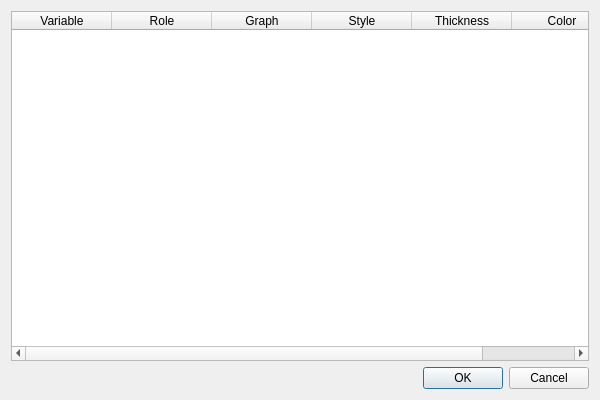
<?xml version="1.0" encoding="UTF-8"?>
<ui version="4.0">
 <class>PlotConfigDialog</class>
 <widget class="QDialog" name="PlotConfigDialog">
  <property name="geometry">
   <rect>
    <x>0</x>
    <y>0</y>
    <width>600</width>
    <height>400</height>
   </rect>
  </property>
  <property name="windowTitle">
   <string>Plot Configuration</string>
  </property>
  <layout class="QVBoxLayout" name="verticalLayout">
   <item>
    <widget class="QTableWidget" name="plotConfigTableWidget">
     <column>
      <property name="text">
       <string>Variable</string>
      </property>
     </column>
     <column>
      <property name="text">
       <string>Role</string>
      </property>
     </column>
     <column>
      <property name="text">
       <string>Graph</string>
      </property>
     </column>
     <column>
      <property name="text">
       <string>Style</string>
      </property>
     </column>
     <column>
      <property name="text">
       <string>Thickness</string>
      </property>
     </column>
     <column>
      <property name="text">
       <string>Color</string>
      </property>
     </column>
    </widget>
   </item>
   <item>
    <widget class="QDialogButtonBox" name="buttonBox">
     <property name="orientation">
      <enum>Qt::Horizontal</enum>
     </property>
     <property name="standardButtons">
      <set>QDialogButtonBox::Cancel|QDialogButtonBox::Ok</set>
     </property>
    </widget>
   </item>
  </layout>
 </widget>
 <resources/>
 <connections>
  <connection>
   <sender>buttonBox</sender>
   <signal>accepted()</signal>
   <receiver>PlotConfigDialog</receiver>
   <slot>accept()</slot>
   <hints>
    <hint type="sourcelabel">
     <x>248</x>
     <y>254</y>
    </hint>
    <hint type="destinationlabel">
     <x>157</x>
     <y>274</y>
    </hint>
   </hints>
  </connection>
  <connection>
   <sender>buttonBox</sender>
   <signal>rejected()</signal>
   <receiver>PlotConfigDialog</receiver>
   <slot>reject()</slot>
   <hints>
    <hint type="sourcelabel">
     <x>316</x>
     <y>260</y>
    </hint>
    <hint type="destinationlabel">
     <x>286</x>
     <y>274</y>
    </hint>
   </hints>
  </connection>
 </connections>
</ui>
